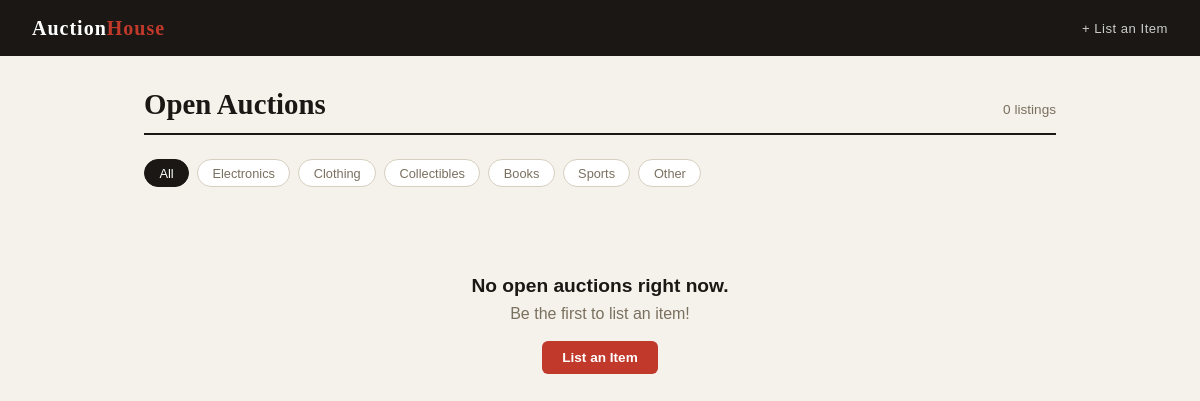
The page / on the database its author committed.
### models.py (models this page shows, shortened)
class Category(db.Model):
    __tablename__ = 'category'
    id = db.Column(db.Integer, primary_key=True)
    name = db.Column(db.String(50), unique=True, nullable=False)
    items = db.relationship('Item', backref='category', lazy=True)

### app.py (the view)
@app.route('/')
def index():
    now = datetime.utcnow()
    items = Item.query.filter(Item.status == 'open', Item.end_time > now).order_by(Item.end_time.asc()).all()
    categories = Category.query.all()
    selected_cat = request.args.get('category', type=int)
    if selected_cat:
        items = [i for i in items if i.category_id == selected_cat]
    return render_template('index.html', items=items, categories=categories, selected_cat=selected_cat)

### app.py (called while the page is built, shortened)
def seed_data():
    if Category.query.count() == 0:
        categories = ['Electronics', 'Clothing', 'Collectibles', 'Books', 'Sports', 'Other']
        for name in categories:
            db.session.add(Category(name=name))
        db.session.commit()

@app.before_request
def create_tables():
    db.create_all()
    seed_data()

### templates/index.html (shortened to what this page needs)
{% extends 'base.html' %}  {% block content %}
<div class="page-header">
  <h1>Open Auctions</h1>
  <p>{{ items|length }} listing{{ 's' if items|length != 1 }}</p>
</div>
<div class="filters">
  <a
    href="{{ url_for('index') }}"
    class="filter-btn {% if not selected_cat %}active{% endif %}"
    >All</a
  >
  {% for cat in categories %}
  <a
    href="{{ url_for('index', category=cat.id) }}"
    class="filter-btn {% if selected_cat == cat.id %}active{% endif %}"
    >{{ cat.name }}</a
  >
  {% endfor %}
</div>
{% if items %}
<div class="grid">
  {% for item in items %}
  <a href="{{ url_for('item_detail', item_id=item.id) }}" class="item-card">
    <span class="cat">{{ item.category.name }}</span>
    <h2>{{ item.title }}</h2>
    <div class="price">${{ '%.2f'|format(item.current_price()) }}</div>
    <div class="meta">
      <span>{{ item.bid_count() }} bid{{ 's' if item.bid_count() != 1 }}</span>
      <span>Ends {{ item.end_time.strftime('%b %d, %I:%M %p') }}</span>
    </div>
  </a>
  {% endfor %}
</div>
{% else %}
<div class="empty">
  <h2>No open auctions right now.</h2>
  <p>Be the first to list an item!</p>
  <br />
  <a href="{{ url_for('create_item') }}" class="btn btn-primary"
    >List an Item</a
  >
</div>
{% endif %} {% endblock %}

### templates/base.html (style rules this page uses)
*, *::before, *::after { box-sizing: border-box; margin: 0; padding: 0; }
:root { --bg: #f5f2eb; --surface: #ffffff; --border: #d6cfc0; --text: #1a1714; --text-muted: #7a7060; --accent: #c0392b; --accent-dark: #962d22; --success: #27ae60; --radius: 6px; --font: "Georgia", serif; --font-ui: "Verdana", sans-serif; }
body { background: var(--bg); color: var(--text); font-family: var(--font); min-height: 100vh; }
.btn { display: inline-block; padding: 0.55rem 1.25rem; border-radius: var(--radius); border: none; cursor: pointer; font-family: var(--font-ui); font-size: 0.85rem; font-weight: bold; text-decoration: none; transition: background 0.15s; }
.btn-primary { background: var(--accent); color: #fff; }

### templates/index.html (style rules this page uses)
.page-header { display: flex; align-items: baseline; justify-content: space-between; margin-bottom: 1.5rem; border-bottom: 2px solid var(--text); padding-bottom: 0.75rem; }
.page-header h1 { font-size: 1.8rem; }
.page-header p { color: var(--text-muted); font-family: var(--font-ui); font-size: 0.85rem; }
.filters { display: flex; gap: 0.5rem; flex-wrap: wrap; margin-bottom: 1.5rem; }
.filter-btn { padding: 0.35rem 0.9rem; border-radius: 999px; border: 1.5px solid var(--border); background: var(--surface); color: var(--text-muted); font-family: var(--font-ui); font-size: 0.8rem; text-decoration: none; transition: all 0.15s; }
.filter-btn:hover, .filter-btn.active { background: var(--text); color: #fff; border-color: var(--text); }
.empty { text-align: center; padding: 4rem 1rem; color: var(--text-muted); font-family: var(--font-ui); }
.empty h2 { font-size: 1.2rem; margin-bottom: 0.5rem; color: var(--text); }

### rows shown on the page
Category: name "Electronics"
Category: name "Clothing"
Category: name "Collectibles"
Category: name "Books"
Category: name "Sports"
Category: name "Other"

### other values the page prints
{{ items|length }} "0"
{{ 's' if items|length != 1 }} "s"
